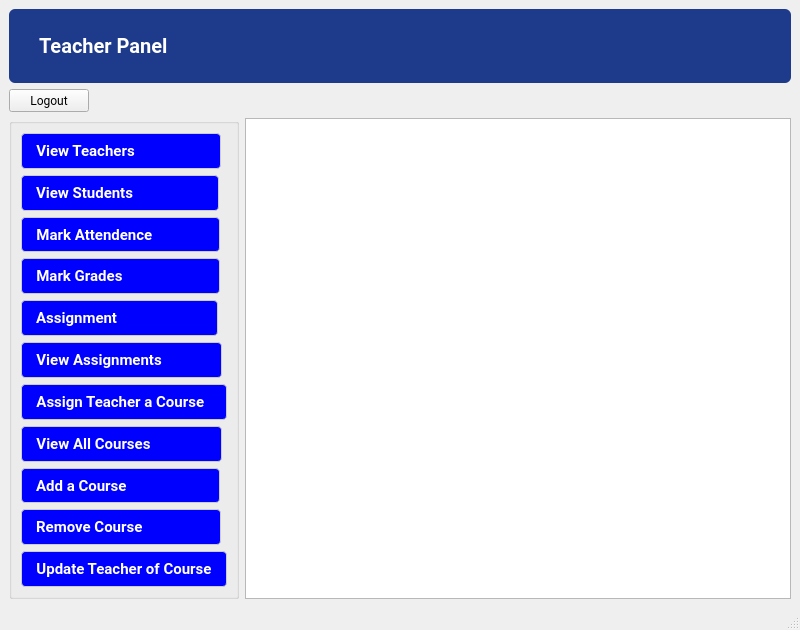
<?xml version="1.0" encoding="UTF-8"?>
<ui version="4.0">
 <class>teacher</class>
 <widget class="QMainWindow" name="teacher">
  <property name="geometry">
   <rect>
    <x>0</x>
    <y>0</y>
    <width>800</width>
    <height>630</height>
   </rect>
  </property>
  <property name="windowTitle">
   <string>Teacher Panel</string>
  </property>
  <property name="windowIcon">
   <iconset resource="resources.qrc">
    <normaloff>:/logo/1.png</normaloff>:/logo/1.png</iconset>
  </property>
  <property name="styleSheet">
   <string notr="true">QWidget {
    background: qlineargradient(
        x1:0, y1:0, x2:0, y2:1,
        stop:0 #EEF2FF,   /* Very light blue */
        stop:1 #E0E7FF    /* Soft educational purple */
    );
    font-family: Segoe UI, Roboto, Arial;
}</string>
  </property>
  <widget class="QWidget" name="centralwidget">
   <layout class="QFormLayout" name="formLayout_2">
    <item row="1" column="0">
     <widget class="QGroupBox" name="groupBox">
      <property name="sizePolicy">
       <sizepolicy hsizetype="Fixed" vsizetype="Expanding">
        <horstretch>0</horstretch>
        <verstretch>0</verstretch>
       </sizepolicy>
      </property>
      <property name="title">
       <string/>
      </property>
      <layout class="QVBoxLayout" name="verticalLayout">
       <item>
        <widget class="QPushButton" name="viewdetails">
         <property name="sizePolicy">
          <sizepolicy hsizetype="Fixed" vsizetype="Expanding">
           <horstretch>0</horstretch>
           <verstretch>0</verstretch>
          </sizepolicy>
         </property>
         <property name="styleSheet">
          <string notr="true">QPushButton {
    background-color: blue;
     color: white;
	font-weight: bold;
    padding: 6px 14px;
    font-size: 15px;
    border-radius: 4px;
    border: 1px solid #CCCCCC;
}

QPushButton:hover {
    background-color: #E5E5E5;
	color:black
}

QPushButton:pressed {
    background-color: #D4D4D4;
	color:black
}</string>
         </property>
         <property name="text">
          <string>View Teachers                   </string>
         </property>
        </widget>
       </item>
       <item>
        <widget class="QPushButton" name="viewstudents">
         <property name="sizePolicy">
          <sizepolicy hsizetype="Fixed" vsizetype="Expanding">
           <horstretch>0</horstretch>
           <verstretch>0</verstretch>
          </sizepolicy>
         </property>
         <property name="styleSheet">
          <string notr="true">QPushButton {
    background-color: blue;
     color: white;
	font-weight: bold;
    padding: 6px 14px;
    font-size: 15px;
    border-radius: 4px;
    border: 1px solid #CCCCCC;
}

QPushButton:hover {
    background-color: #E5E5E5;
	color:black
}

QPushButton:pressed {
    background-color: #D4D4D4;
	color:black
}</string>
         </property>
         <property name="text">
          <string>View Students                   </string>
         </property>
        </widget>
       </item>
       <item>
        <widget class="QPushButton" name="attendence">
         <property name="sizePolicy">
          <sizepolicy hsizetype="Fixed" vsizetype="Expanding">
           <horstretch>0</horstretch>
           <verstretch>0</verstretch>
          </sizepolicy>
         </property>
         <property name="styleSheet">
          <string notr="true">QPushButton {
    background-color: blue;
     color: white;
	font-weight: bold;
    padding: 6px 14px;
    font-size: 15px;
    border-radius: 4px;
    border: 1px solid #CCCCCC;
}

QPushButton:hover {
    background-color: #E5E5E5;
	color:black
}

QPushButton:pressed {
    background-color: #D4D4D4;
	color:black
}</string>
         </property>
         <property name="text">
          <string>Mark Attendence              </string>
         </property>
        </widget>
       </item>
       <item>
        <widget class="QPushButton" name="grades">
         <property name="sizePolicy">
          <sizepolicy hsizetype="Fixed" vsizetype="Expanding">
           <horstretch>0</horstretch>
           <verstretch>0</verstretch>
          </sizepolicy>
         </property>
         <property name="styleSheet">
          <string notr="true">QPushButton {
    background-color: blue;
     color: white;
	font-weight: bold;
    padding: 6px 14px;
    font-size: 15px;
    border-radius: 4px;
    border: 1px solid #CCCCCC;
}

QPushButton:hover {
    background-color: #E5E5E5;
	color:black
}

QPushButton:pressed {
    background-color: #D4D4D4;
	color:black
}</string>
         </property>
         <property name="text">
          <string>Mark Grades                      </string>
         </property>
        </widget>
       </item>
       <item>
        <widget class="QPushButton" name="assignment">
         <property name="sizePolicy">
          <sizepolicy hsizetype="Fixed" vsizetype="Expanding">
           <horstretch>0</horstretch>
           <verstretch>0</verstretch>
          </sizepolicy>
         </property>
         <property name="styleSheet">
          <string notr="true">QPushButton {
    background-color: blue;
     color: white;
	font-weight: bold;
    padding: 6px 14px;
    font-size: 15px;
    border-radius: 4px;
    border: 1px solid #CCCCCC;
}

QPushButton:hover {
    background-color: #E5E5E5;
	color:black
}

QPushButton:pressed {
    background-color: #D4D4D4;
	color:black
}</string>
         </property>
         <property name="text">
          <string>Assignment                       </string>
         </property>
        </widget>
       </item>
       <item>
        <widget class="QPushButton" name="viewassignments">
         <property name="sizePolicy">
          <sizepolicy hsizetype="Fixed" vsizetype="Expanding">
           <horstretch>0</horstretch>
           <verstretch>0</verstretch>
          </sizepolicy>
         </property>
         <property name="styleSheet">
          <string notr="true">QPushButton {
    background-color: blue;
     color: white;
	font-weight: bold;
    padding: 6px 14px;
    font-size: 15px;
    border-radius: 4px;
    border: 1px solid #CCCCCC;
}

QPushButton:hover {
    background-color: #E5E5E5;
	color:black
}

QPushButton:pressed {
    background-color: #D4D4D4;
	color:black
}</string>
         </property>
         <property name="text">
          <string>View Assignments            </string>
         </property>
        </widget>
       </item>
       <item>
        <widget class="QPushButton" name="pushButton_9">
         <property name="sizePolicy">
          <sizepolicy hsizetype="Fixed" vsizetype="Expanding">
           <horstretch>0</horstretch>
           <verstretch>0</verstretch>
          </sizepolicy>
         </property>
         <property name="styleSheet">
          <string notr="true">QPushButton {
    background-color: blue;
     color: white;
	font-weight: bold;
    padding: 6px 14px;
    font-size: 15px;
    border-radius: 4px;
    border: 1px solid #CCCCCC;
}

QPushButton:hover {
    background-color: #E5E5E5;
	color:black
}

QPushButton:pressed {
    background-color: #D4D4D4;
	color:black
}</string>
         </property>
         <property name="text">
          <string>Assign Teacher a Course  </string>
         </property>
        </widget>
       </item>
       <item>
        <widget class="QPushButton" name="pushButton_8">
         <property name="sizePolicy">
          <sizepolicy hsizetype="Fixed" vsizetype="Expanding">
           <horstretch>0</horstretch>
           <verstretch>0</verstretch>
          </sizepolicy>
         </property>
         <property name="styleSheet">
          <string notr="true">QPushButton {
    background-color: blue;
     color: white;
	font-weight: bold;
    padding: 6px 14px;
    font-size: 15px;
    border-radius: 4px;
    border: 1px solid #CCCCCC;
}

QPushButton:hover {
    background-color: #E5E5E5;
	color:black
}

QPushButton:pressed {
    background-color: #D4D4D4;
	color:black
}</string>
         </property>
         <property name="text">
          <string>View All Courses               </string>
         </property>
        </widget>
       </item>
       <item>
        <widget class="QPushButton" name="pushButton_5">
         <property name="sizePolicy">
          <sizepolicy hsizetype="Fixed" vsizetype="Expanding">
           <horstretch>0</horstretch>
           <verstretch>0</verstretch>
          </sizepolicy>
         </property>
         <property name="styleSheet">
          <string notr="true">QPushButton {
    background-color: blue;
     color: white;
	font-weight: bold;
    padding: 6px 14px;
    font-size: 15px;
    border-radius: 4px;
    border: 1px solid #CCCCCC;
}

QPushButton:hover {
    background-color: #E5E5E5;
	color:black
}

QPushButton:pressed {
    background-color: #D4D4D4;
	color:black
}</string>
         </property>
         <property name="text">
          <string>Add a Course                     </string>
         </property>
        </widget>
       </item>
       <item>
        <widget class="QPushButton" name="pushButton_10">
         <property name="sizePolicy">
          <sizepolicy hsizetype="Fixed" vsizetype="Expanding">
           <horstretch>0</horstretch>
           <verstretch>0</verstretch>
          </sizepolicy>
         </property>
         <property name="styleSheet">
          <string notr="true">QPushButton {
    background-color: blue;
     color: white;
	font-weight: bold;
    padding: 6px 14px;
    font-size: 15px;
    border-radius: 4px;
    border: 1px solid #CCCCCC;
}

QPushButton:hover {
    background-color: #E5E5E5;
	color:black
}

QPushButton:pressed {
    background-color: #D4D4D4;
	color:black
}</string>
         </property>
         <property name="text">
          <string>Remove Course                 </string>
         </property>
        </widget>
       </item>
       <item>
        <widget class="QPushButton" name="pushButton_11">
         <property name="sizePolicy">
          <sizepolicy hsizetype="Fixed" vsizetype="Expanding">
           <horstretch>0</horstretch>
           <verstretch>0</verstretch>
          </sizepolicy>
         </property>
         <property name="styleSheet">
          <string notr="true">QPushButton {
    background-color: blue;
     color: white;
	font-weight: bold;
    padding: 6px 14px;
    font-size: 15px;
    border-radius: 4px;
    border: 1px solid #CCCCCC;
}

QPushButton:hover {
    background-color: #E5E5E5;
	color:black
}

QPushButton:pressed {
    background-color: #D4D4D4;
	color:black
}</string>
         </property>
         <property name="text">
          <string>Update Teacher of Course</string>
         </property>
        </widget>
       </item>
      </layout>
     </widget>
    </item>
    <item row="1" column="1">
     <widget class="QTableView" name="tableView"/>
    </item>
    <item row="0" column="0" colspan="2">
     <layout class="QFormLayout" name="formLayout">
      <item row="0" column="0" colspan="2">
       <widget class="QLabel" name="panel">
        <property name="sizePolicy">
         <sizepolicy hsizetype="Expanding" vsizetype="Fixed">
          <horstretch>0</horstretch>
          <verstretch>0</verstretch>
         </sizepolicy>
        </property>
        <property name="styleSheet">
         <string notr="true">QLabel {
    background-color: #1E3A8A;   /* Deep academic blue */
    color: white;
	font-weight: bold;
    padding: 25px;
    font-size: 20px;
    border-radius: 6px;
    text-align: center;
}</string>
        </property>
        <property name="text">
         <string>Teacher Panel</string>
        </property>
       </widget>
      </item>
      <item row="1" column="0">
       <widget class="QPushButton" name="logout">
        <property name="sizePolicy">
         <sizepolicy hsizetype="Fixed" vsizetype="Fixed">
          <horstretch>0</horstretch>
          <verstretch>0</verstretch>
         </sizepolicy>
        </property>
        <property name="contextMenuPolicy">
         <enum>Qt::ContextMenuPolicy::NoContextMenu</enum>
        </property>
        <property name="text">
         <string>Logout</string>
        </property>
       </widget>
      </item>
     </layout>
    </item>
   </layout>
  </widget>
  <widget class="QMenuBar" name="menubar">
   <property name="geometry">
    <rect>
     <x>0</x>
     <y>0</y>
     <width>800</width>
     <height>22</height>
    </rect>
   </property>
  </widget>
  <widget class="QStatusBar" name="statusbar"/>
 </widget>
 <resources>
  <include location="resources.qrc"/>
 </resources>
 <connections/>
</ui>
